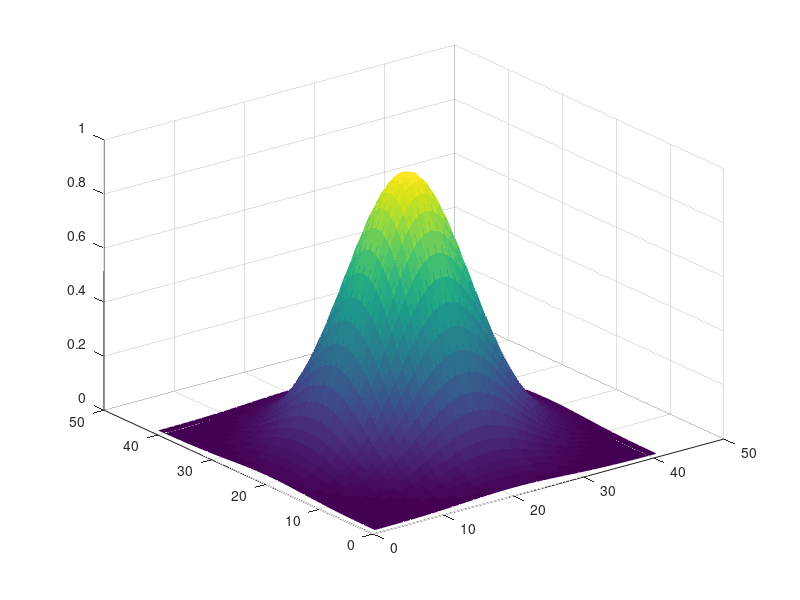
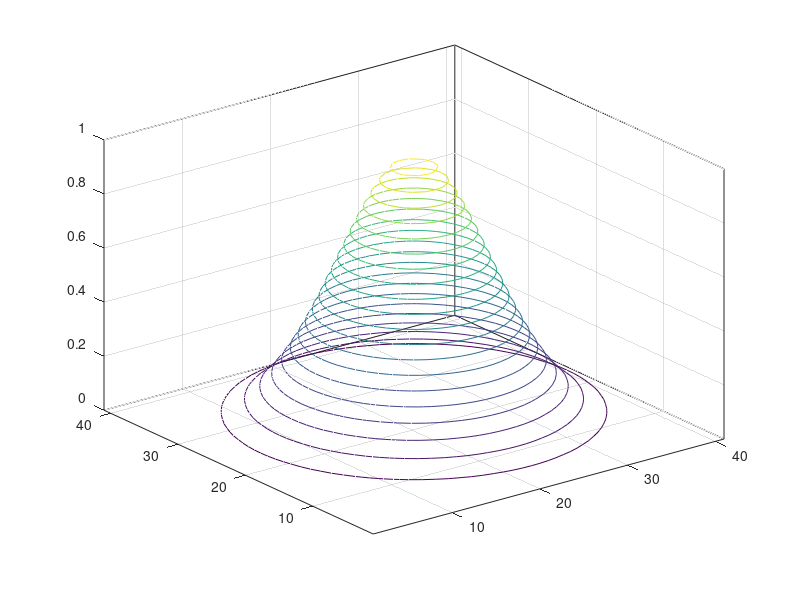

The MATLAB script that drew these images, in order:
clc
clear all
close all

%% definir la funcion a graficar
[x,y] = meshgrid(-2:0.1:2, -2:0.1:2); %sustituir los valores 
%z = sqrt(8-x.^2-y^2); %Funcion a graficar 
z = exp(-x.^2-y.^2)

figure(1)
%surf(z,'Facealpha',0.5,'EdgeColor','None') %
%plot3(x, y, z)
%surfl(x, y, z)
%mesh(z, "Facecolor","flat")
mesh(z, "Facecolor","texturemap") % campana gausiana

figure(2)
contour3(z,20) %curvas de nivel





